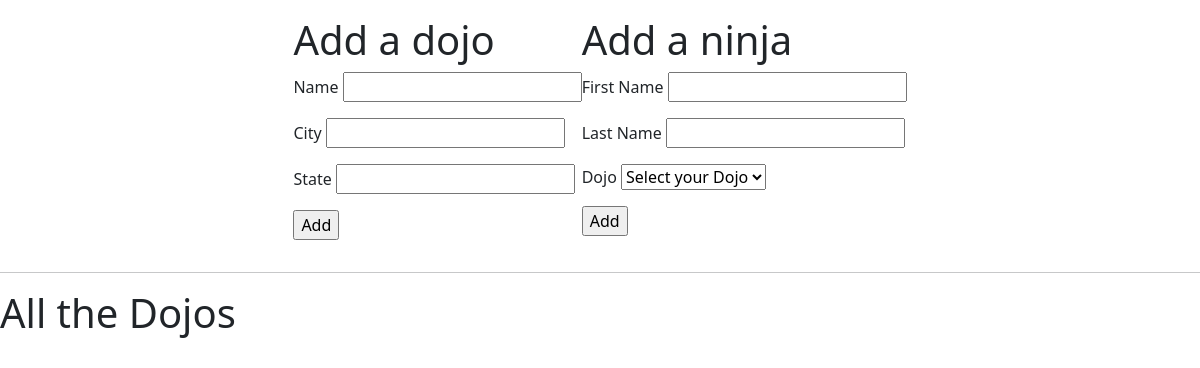
The app's page /dojoAndNinja/, older data.
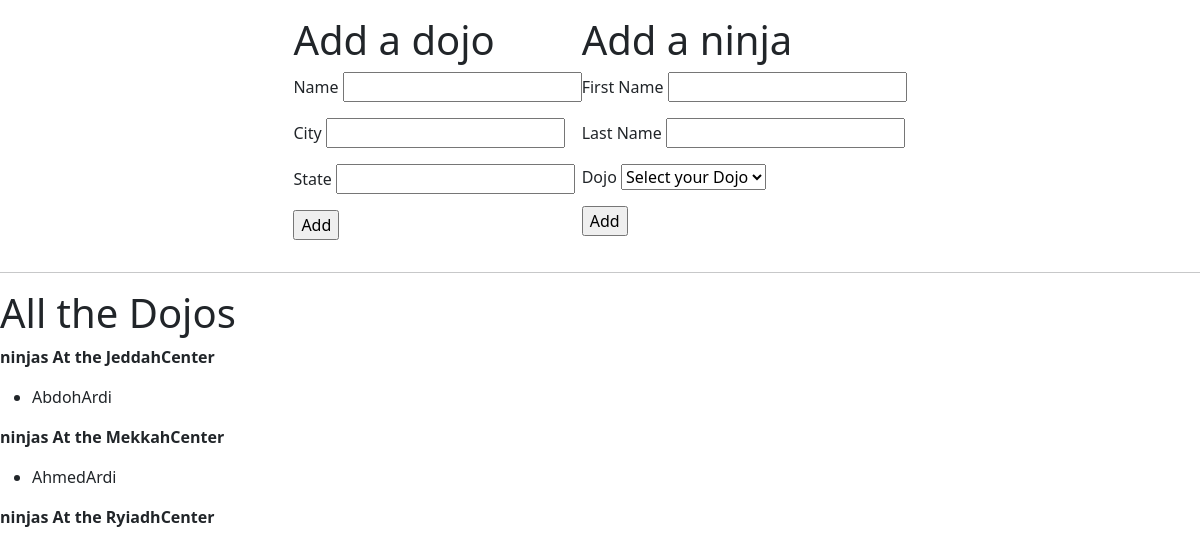
The same page, newer data.
### dojoAndNinja/models.py (models this page shows)
class Dojos(models.Model):
    name = models.CharField(max_length=255)
    city = models.CharField(max_length=255)
    state = models.CharField(max_length=255)
    desc = models.TextField(default="old dojo")

class Ninjas(models.Model):
    dojo_id = models.IntegerField()
    first_name = models.CharField(max_length=255)
    last_name = models.CharField(max_length=255)
    dojoCenter = models.ForeignKey(
        Dojos, related_name="ninjas", on_delete=models.CASCADE)

### dojoAndNinja/views.py (the view)
# urls.py: path('', views.index),
def index(request):
    context = {
        "dojoList": Dojos.objects.all(),
    }
    return render(request, "dojoAndNinja.html", context)

### dojoAndNinja/templates/dojoAndNinja.html (shortened to what this page needs)
<!DOCTYPE html>
<html lang="en">
<head>
<link href="https://cdn.jsdelivr.net/npm/bootstrap@5.2.0-beta1/dist/css/bootstrap.min.css" rel="stylesheet">
</head>
<body>
    <div class="d-flex p-3 justify-content-center">
        <div >
            <h1>Add a dojo</h1>
            <form action="/dojoAndNinja/addDojo" method="post">
                <p>Name <input type="text" name="Name"></p>
                <p>City <input type="text" name="City"></p>
                <p>State <input type="text" name="State"></p>
                <input type="submit" value="Add">
            </form>
        </div>
        <div class="ml-2">
            <h1>Add a ninja</h1>
            <form action="/dojoAndNinja/addNinja" method="post">
                <p>First Name <input type="text" name="FirstName"></p>
                <p>Last Name <input type="text" name="LastName"></p>
                <p>Dojo <select name="SelectDojo" >
                    <option value="" disabled selected>Select your Dojo</option>
                    </select></p>
                <input type="submit" value="Add">
            </form>
        </div>
    </div>
    <hr>
    <h1>All the Dojos</h1>
    {% for dojo in dojoList %}
    <p> <strong>ninjas At the {{dojo.name}}</strong> </p>
        {% for ninja in dojo.ninjas.all %}
    <ul>
        <li>{{ninja.first_name}}{{ninja.last_name}}</li>
    </ul>
        {% endfor %}
    {% endfor %}
</body>
</html>

Row changes from the older to the newer data that the page shows:
added Dojos: name "JeddahCenter"
added Ninjas: first_name "Abdoh", last_name "Ardi", shown under "JeddahCenter"
added Dojos: name "MekkahCenter"
added Ninjas: first_name "Ahmed", last_name "Ardi", shown under "MekkahCenter"
added Dojos: name "RyiadhCenter"
